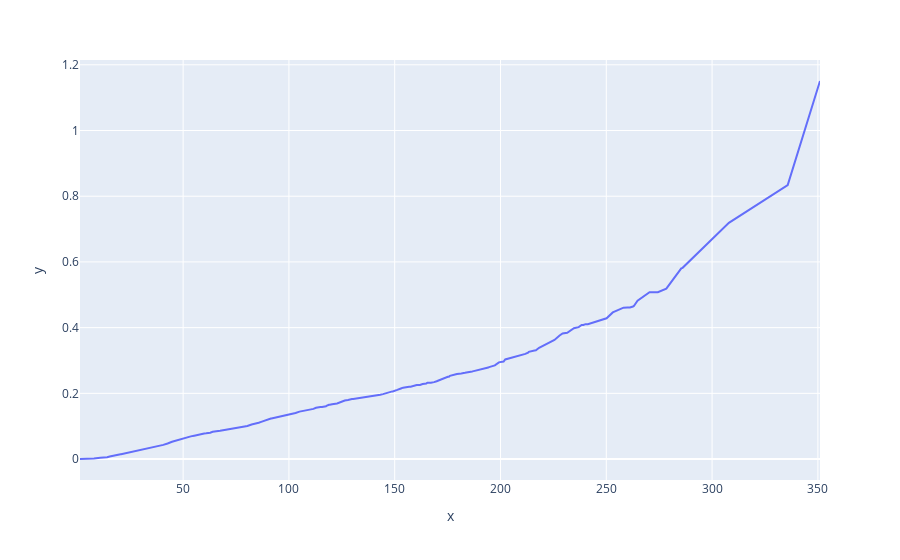

Notebook code cell kept with this figure:
### Code cell
px.line(x =np.unique(new_time), y = cum_hazard_baseline_old_new )

### Figure 1 — Plotly figure (JSON) as saved in the notebook; plotly's stock layout.template omitted (floating-point values rounded to 4 significant figures; data arrays with more than 128 entries replaced by an {"elided": "..."} marker saying what was removed)
{"data": [{"hovertemplate": "x=%{x}<br>y=%{y}<extra></extra>", "legendgroup": "", "line": {"color": "#636efa", "dash": "solid"}, "marker": {"symbol": "circle"}, "mode": "lines", "name": "", "orientation": "v", "showlegend": false, "type": "scatter", "x": {"elided": "365 float values"}, "xaxis": "x", "y": {"elided": "365 float values"}, "yaxis": "y"}], "layout": {"legend": {"tracegroupgap": 0}, "margin": {"t": 60}, "xaxis": {"anchor": "y", "domain": [0, 1], "title": {"text": "x"}}, "yaxis": {"anchor": "x", "domain": [0, 1], "title": {"text": "y"}}}}
